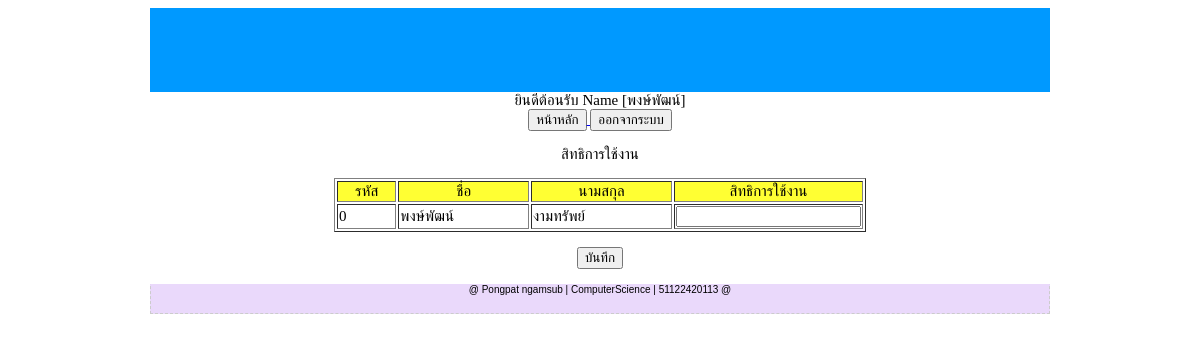
The app's page /admin/status_from_update.php with its own data.
### tables this page shows
CREATE TABLE `customer` (
  `customer_id` int(11) NOT NULL auto_increment,
  `customer_name` varchar(50) NOT NULL,
  `customer_lname` varchar(50) NOT NULL,
  `customer_username` varchar(50) NOT NULL,
  `customer_password` varchar(10) NOT NULL,
  `customer_sex` varchar(5) NOT NULL,
  `customer_email` varchar(50) NOT NULL,
  `customer_addres` varchar(100) NOT NULL,
  `customer_tell` varchar(20) NOT NULL,
  `customer_career` varchar(20) NOT NULL,
  `customer_status` varchar(10) NOT NULL,
  `customer_picture` varchar(50) NOT NULL,
  `id_status` varchar(1) NOT NULL,
  PRIMARY KEY  (`customer_id`)
);

### admin/status_from_update.php (the view, shortened to what this page needs)
<!DOCTYPE html PUBLIC "-//W3C//DTD XHTML 1.0 Transitional//EN" "http://www.w3.org/TR/xhtml1/DTD/xhtml1-transitional.dtd">
<html xmlns="http://www.w3.org/1999/xhtml">
<head>
<link rel="stylesheet" type="text/css" href="../css/styles.css"/>
</head>
<body>
<div id="wrapper">
  <div id="header">
  </div>
  <div id="content">
<center>
  <form id="form2" name="form2" method="post" action="">
      	      <?
    $sql = "
		SELECT *
		FROM customer
		where customer_id='$customer_id'";
	$result = mysql_query($sql) or die(mysql_error());
	while($data = mysql_fetch_array($result)){
	?>
 ยินดีต้อนรับ Name [<? echo $data["customer_name"]?>]
    <? } ?>
  </form>
      <a href="admin_index.php">
    <input type="submit" name="button" id="button" value="หน้าหลัก" />
    </a>
    <a href="#">
    <input type="submit" name="button2" id="button2" value="ออกจากระบบ" />
    </a>
</center>
    <form id="form1" name="form1" method="post" action="status_sql_update.php">
      <label>
      <div align="center">
        <p>สิทธิการใช้งาน</p>
      </div>
      <div align="center">
<table width="532" border="1" align="center">
    	      <tr bgcolor="#FFFF33">
    	        <td width="65" align="center">รหัส</td>
    	        <td width="156" align="center">ชื่อ</td>
                <td width="164" align="center">นามสกุล</td>
    	        <td width="119" align="center">สิทธิการใช้งาน</td>
          </tr>
    	      <?
    $sql = "
		SELECT *
		FROM customer
		where customer_id='$customer_id'
		ORDER BY customer_id
	";
	$result = mysql_query($sql) or die(mysql_error());
	while($data = mysql_fetch_array($result)){
	?>
    	      <tr>
    	        <td bgcolor="#FFFFFF"><? echo $data["customer_id"]?></td>
    	        <td bgcolor="#FFFFFF"><? echo $data["customer_name"]?></td>
                <td bgcolor="#FFFFFF"><? echo $data["customer_lname"]?></td>
                <td bgcolor="#FFFFFF"><label>
                  <input type="text" name="textfield" id="textfield" value="<? echo $data["customer_status"]?>" />
                </label></td>
          </tr>
    	      <?
	}
	?>
        </table>
<p>
  <label>
    <input type="submit" name="button3" id="button3" value="บันทึก" />
  </label>
</p>
      </div>
      </label>
    </form>
  </div>
  <div id="footer"><p> @ Pongpat ngamsub | ComputerScience | 51122420113 @ </p></div>
</div>
</body>
</html>

### css/styles.css (style rules this page uses)
body { font-size:15px; }
#wrapper { width:900px; margin:0 auto; background:#09f; }
#header { height:80px; background:#09F; padding:2px; }
#content { width:900px; float:left; background:#FFF; }
#footer { text-align:center; border:1px dashed #ccc; padding:8px; font-family:Arial, Helvetica, sans-serif; font-size:10px; background:#ead9fb; }

### records on screen
customer: customer_name "พงษ์พัฒน์", customer_id "0", customer_lname "งามทรัพย์"
